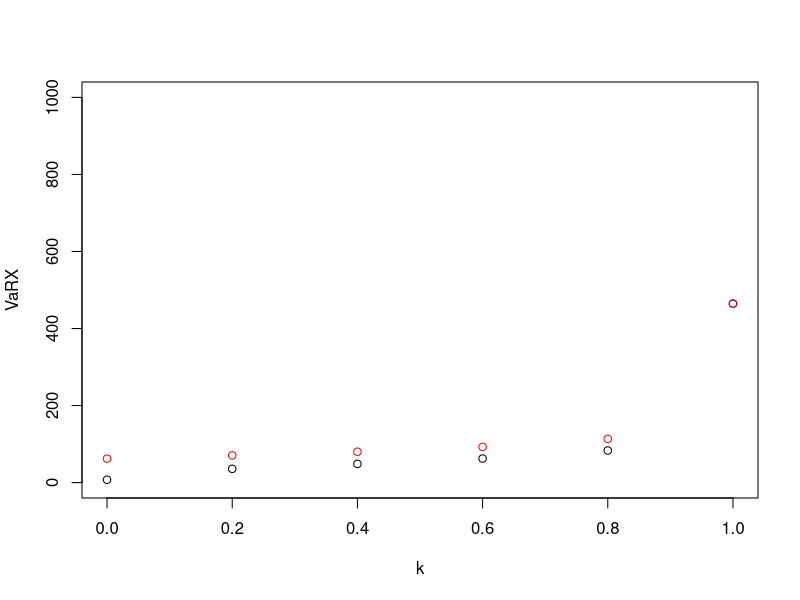

This figure's R source: (Note: this script raises an error after producing the figure.)
## ---- chunk 1
u <- 4
s <- 0.5
n <- 1e4
X <- rlnorm( n, meanlog = u, sdlog = s )
k <- seq( 0, 1, 0.2 ) 
VaRX <- quantile( X, probs = k, names = FALSE )
TVaRX <- sapply( 
  1:length( VaRX ), 
  FUN = function( i ) ifelse( k[ i ] < 1, ( 1 / ( 1 - k[ i ] ) ) * mean( X * ( X > VaRX[ i ] ) ), max( X ) ) )
## ---- chunk 2
plot( k, VaRX, ylim = c( 0, 1e3 ) )
points( k, TVaRX, col = 'red' )
## ---- chunk 3
EX <- a * theta
VX <- a * theta^2
ES <- sum( EX )
VS <- sum( VX )
SDS <- sqrt( VS )
## ---- chunk 4
# número de unidades aseguradas
n <- 1000

# parámetros para cada X_i
a <- runif( n, 5, 10 )

# parámetro theta, común a todas las X_i
theta <- 4

# parámetro para S
A <- sum( a )
## ---- chunk 5
m <- 1e5
S <- rgamma( m, shape = A, scale = theta )
## ---- chunk 6
P <- ES
P <- mean( S )

alpha <- 0.95
P_avg <- ( 1 + alpha ) * ES
P_avg <- ( 1 + alpha ) * mean( S )

P_var <- ES + alpha * VS
P_var <- mean( S ) + alpha * var( S )

P_sde <- ES + alpha * SDS
P_sde <- mean( S ) + alpha * sd( S )

VaRS <- qgamma( alpha, shape = A, scale = theta )
P_VaR <- VaRS
P_VaR <- quantile( S, probs = alpha )

P_TVaR <- ( 1 / ( 1 - alpha ) ) * ( A * theta ) * ( 1 - pgamma( VaRS, shape = A + 1, scale = theta ) )
P_TVaR <- ( 1 / ( 1 - alpha ) ) * integrate( f = function( u ) qgamma( u, shape = A, scale = theta ), alpha, 1 )$value
P_TVaR <- mean( sapply( runif( m, alpha, 1 ), FUN = function( k ) qgamma( k, shape = A, scale = theta ) ) )
I <- as.numeric( S > VaRS )
P_TVaR <- mean( S * I ) / mean( I )
## ---- chunk 7
n <- 1e3
S <- rgamma( n, shape = A, scale = theta )
smin <- qgamma( 0.001, shape = A, scale = theta )
smax <- qgamma( 0.999, shape = A, scale = theta )
s <- seq( smin, smax, length.out = 1000 )
Fns <- ecdf( S )( s )
Fs <- pgamma( s, shape = A, scale = theta )

alph <- 0.02
er <- sqrt( log( 2 / alph ) / ( 2 * n ) )
mean( abs( Fs - Fns ) > er )

plot( s, Fs, type = 'l', ylim = c( -er, 1 + er ) )
points( s, Fns - er, col = 'red', type = 'l' )
points( s, Fns + er, col = 'red', type = 'l' )

hist( pgamma( S, shape = A, scale = theta ), breaks = 5 )
## ---- chunk 8
n <- 1e5
l <- 3
dat <- data.table( id = 1:n, k = rpois( n, lambda = l )  )
datf <- dat[ , list( fk = .N ), by = k ]
setorder( datf, k )
datf[ , fks := shift( fk, n = 1 ) ]
datf[ , gk := k * fk / fks ]
datf <- datf[ !is.na( gk ) ]
plot( datf$k, datf$gk )
## ---- chunk 9
dflm <- lm( formula = gk ~ k, data = datf, method = 'qr' )
a <- coef( dflm )[ 2 ]
b <- coef( dflm )[ 1 ]
p0 <- exp( -b )
k <- seq( 1, 100, 1 )
p <- p0 * cumprod( c( 1, a + b / k ) )
sum( p )
k <- seq( 0, 100, 1 )
sum( dpois( k, lambda = l ) )
EN <- sum( k * p )
## ---- chunk 10
D <- function( x, d ) return( max( x - d, 0 ) )
d <- 100
u <- 6
s <- 0.3
n <- 1e3
X <- rlnorm( n, meanlog = u, sdlog = s )
DX <- sapply( X, FUN = D, d )
x <- seq( 0, 1e3, length.out = 500 )
FXe <- ecdf( X )
FDXe <- ecdf( DX )
Fx <- sapply( x, FUN = function( x ) FXe( x ) )
FDx <- sapply( x, FUN = function( x ) FDXe( x ) )
plot( x, Fx, type = 's' )
points( x, FDx, type = 's', col = 'blue' )
## ---- chunk 11
D <- function( x, M ) return( min( x, M ) )
M <- 600
u <- 6
s <- 0.3
n <- 1e4
X <- rlnorm( n, meanlog = u, sdlog = s )
DX <- sapply( X, FUN = D, M )
x <- seq( 0, 1e3, length.out = 500 )
FXe <- ecdf( X )
FDXe <- ecdf( DX )
Fx <- sapply( x, FUN = function( x ) FXe( x ) )
FDx <- sapply( x, FUN = function( x ) FDXe( x ) )
plot( x, Fx, type = 's' )
points( x, FDx, type = 's', col = 'blue' )
